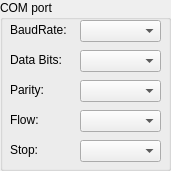
   <widget class="QGroupBox" name="groupBoxCOM">
    <property name="geometry">
     <rect>
      <x>10</x>
      <y>0</y>
      <width>171</width>
      <height>171</height>
     </rect>
    </property>
    <property name="title">
     <string>COM port</string>
    </property>
    <widget class="QLabel" name="COMBaudLabel">
     <property name="geometry">
      <rect>
       <x>10</x>
       <y>22</y>
       <width>61</width>
       <height>16</height>
      </rect>
     </property>
     <property name="text">
      <string>BaudRate:</string>
     </property>
    </widget>
    <widget class="QComboBox" name="COMBaudBox">
     <property name="geometry">
      <rect>
       <x>80</x>
       <y>20</y>
       <width>81</width>
       <height>22</height>
      </rect>
     </property>
     <property name="currentText">
      <string/>
     </property>
     <property name="duplicatesEnabled">
      <bool>false</bool>
     </property>
     <property name="frame">
      <bool>true</bool>
     </property>
    </widget>
    <widget class="QComboBox" name="COMDataBox">
     <property name="geometry">
      <rect>
       <x>80</x>
       <y>50</y>
       <width>81</width>
       <height>22</height>
      </rect>
     </property>
     <property name="currentText">
      <string/>
     </property>
     <property name="duplicatesEnabled">
      <bool>false</bool>
     </property>
     <property name="frame">
      <bool>true</bool>
     </property>
    </widget>
    <widget class="QLabel" name="COMDataLabel">
     <property name="geometry">
      <rect>
       <x>10</x>
       <y>52</y>
       <width>61</width>
       <height>16</height>
      </rect>
     </property>
     <property name="text">
      <string>Data Bits:</string>
     </property>
    </widget>
    <widget class="QLabel" name="COMFlowLabel">
     <property name="geometry">
      <rect>
       <x>10</x>
       <y>112</y>
       <width>31</width>
       <height>16</height>
      </rect>
     </property>
     <property name="text">
      <string>Flow:</string>
     </property>
    </widget>
    <widget class="QComboBox" name="COMFlowBox">
     <property name="geometry">
      <rect>
       <x>80</x>
       <y>110</y>
       <width>81</width>
       <height>22</height>
      </rect>
     </property>
     <property name="currentText">
      <string/>
     </property>
     <property name="duplicatesEnabled">
      <bool>false</bool>
     </property>
     <property name="frame">
      <bool>true</bool>
     </property>
    </widget>
    <widget class="QComboBox" name="COMParityBox">
     <property name="geometry">
      <rect>
       <x>80</x>
       <y>80</y>
       <width>81</width>
       <height>22</height>
      </rect>
     </property>
     <property name="currentText">
      <string/>
     </property>
     <property name="duplicatesEnabled">
      <bool>false</bool>
     </property>
     <property name="frame">
      <bool>true</bool>
     </property>
    </widget>
    <widget class="QLabel" name="COMParityLabel">
     <property name="geometry">
      <rect>
       <x>10</x>
       <y>82</y>
       <width>41</width>
       <height>16</height>
      </rect>
     </property>
     <property name="text">
      <string>Parity:</string>
     </property>
    </widget>
    <widget class="QLabel" name="COMFlowLabel_2">
     <property name="geometry">
      <rect>
       <x>10</x>
       <y>142</y>
       <width>41</width>
       <height>16</height>
      </rect>
     </property>
     <property name="text">
      <string>Stop:</string>
     </property>
    </widget>
    <widget class="QComboBox" name="COMStopBox">
     <property name="geometry">
      <rect>
       <x>80</x>
       <y>140</y>
       <width>81</width>
       <height>22</height>
      </rect>
     </property>
     <property name="currentText">
      <string/>
     </property>
     <property name="duplicatesEnabled">
      <bool>false</bool>
     </property>
     <property name="frame">
      <bool>true</bool>
     </property>
    </widget>
   </widget>
